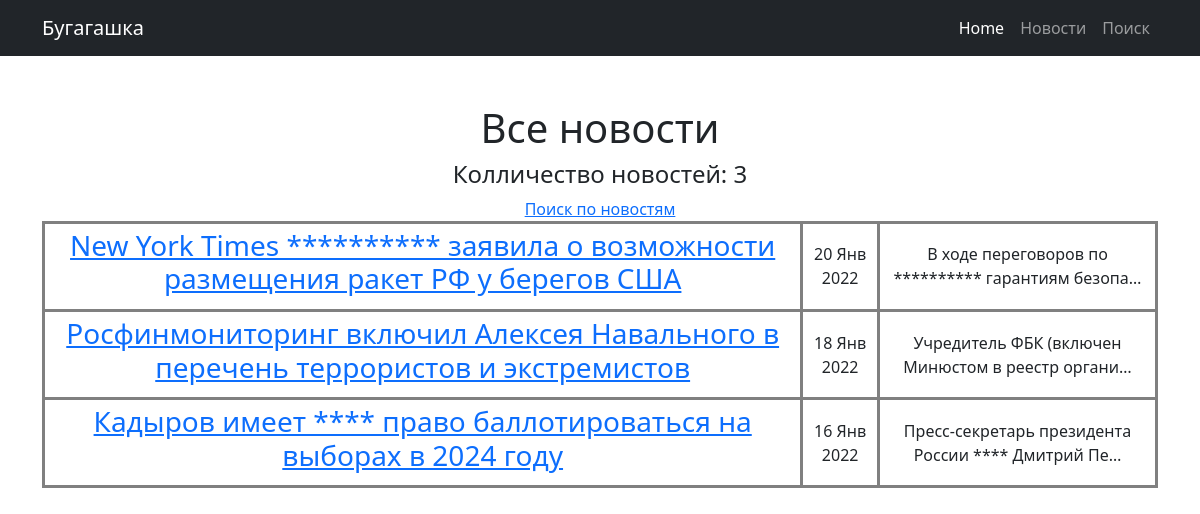
The page /news/ on the database as committed earlier.
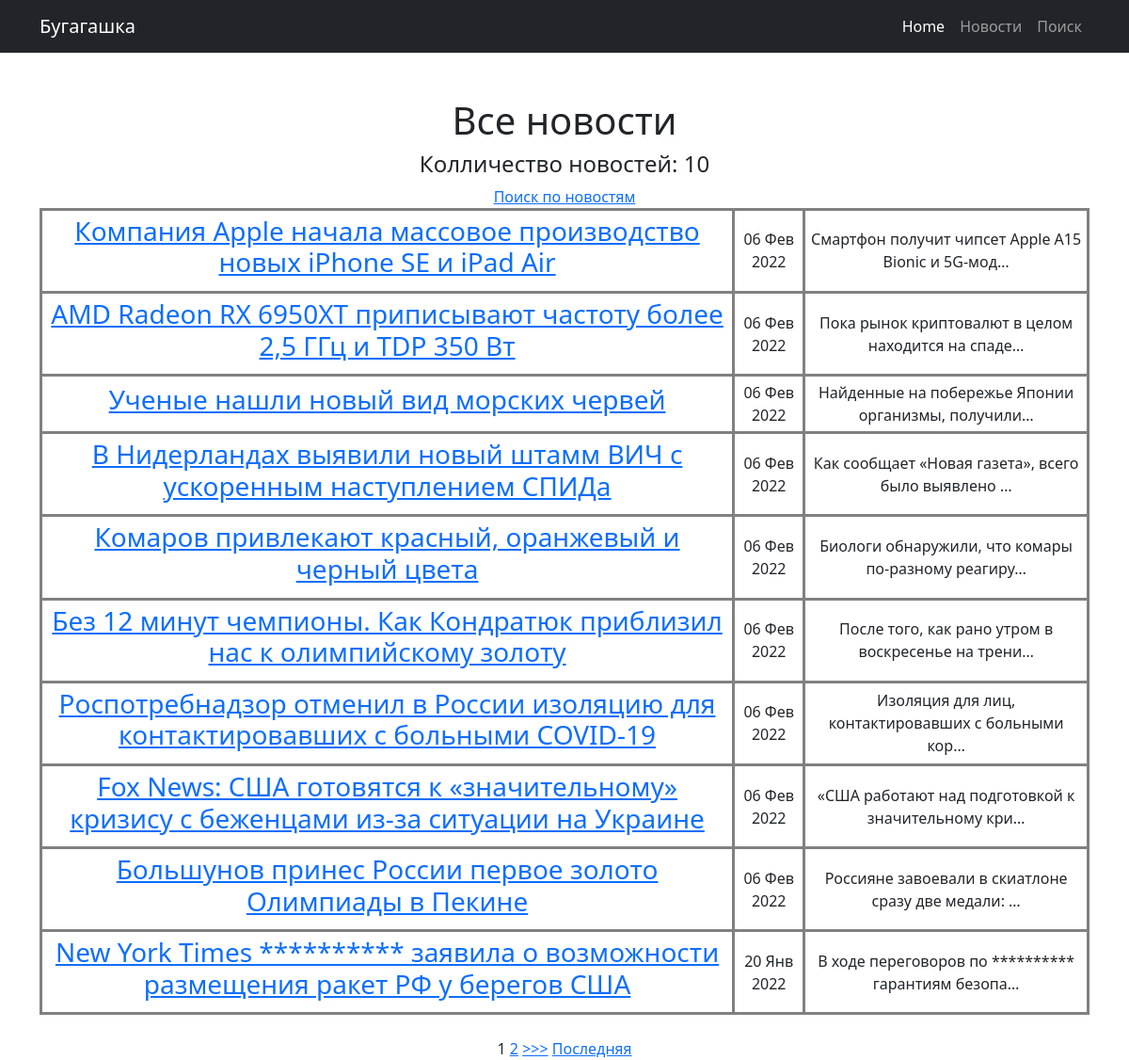
The same page on the database as committed later.
### news/models.py (models this page shows, shortened)
class Post (models.Model):
    author = models.ForeignKey(Author, on_delete=models.CASCADE)
    NEWS = 'NW'
    ARTICLE = 'AR'
    CATEGORY_CHOICE = (
        (NEWS, 'Новость'),
        (ARTICLE, 'Статья')
    )
    categoryType = models.CharField(max_length=2, choices=CATEGORY_CHOICE, default=ARTICLE)
    dateCreation = models.DateTimeField(auto_now_add=True)
    postCategory = models.ManyToManyField(Category, through='PostCategory')
    title = models.CharField(max_length=128)
    text = models.TextField()
    rating = models.SmallIntegerField(default=0)

### news/views.py (the view)
# urls.py: path('', PostList.as_view()),
class PostList(ListView):
    model = Post
    template_name = 'posts.html'
    context_object_name = 'posts'
    queryset = Post.objects.order_by('-dateCreation')
    paginate_by = 10
    def get_context_data(self, **kwargs):
        context = super().get_context_data(**kwargs)
        context['is_authors'] = self.request.user.groups.filter(name='authors').exists()
        return context

### news/templatetags/my_filters.py (called while the page is built)
@register.filter(name='Censor')
def Censor(value):
    censor_list = ['стопслово', 'стопслово2', 'стопслово3', 'стопслово1', 'тест']
    list_words = value.split()
    for i in censor_list:
        for j in list_words:
            if j == i:
                a = list_words.index(j)
                list_words.remove(j)
                list_words.insert(a, '*' * len(j))
    return ' '.join(list_words)

### templates/posts.html (shortened to what this page needs)
{% extends 'default.html' %}
{% load my_filters %}
{% block content %}
        <h1>Все новости</h1>
        <h4>Колличество новостей: {{ posts|length }}</h4>
        <a href="/news/search/">Поиск по новостям</a>
    {% if posts %}
        <table>
        {% for post in posts %}
            <tr>
                <td>
                    <h3><a href="{% url 'post' post.id %}">{{ post.title|Censor }}</a></h3>
                </td>
                <td>
                    {{ post.dateCreation|date:'d M Y' }}
                </td>
                <td>
                    {{ post.text|truncatechars:50|Censor }}
                </td>
            </tr>
        {% endfor %}
        </table>
<br>
        {% if is_paginated %}
        {% for num in page_obj.paginator.page_range %}
            {% if page_obj.number == num %}
            <a>{{ num }}</a>
            {% elif num > page_obj.number|add:'-3' and num < page_obj.number|add:'3' %}
            <a href="?page={{ num }}">{{ num }}</a>
            {% endif %}
        {% endfor %}
        {% if page_obj.has_next %}
        <a href="?page={{ page_obj.next_page_number }}">>>></a>
        <a href="?page={{ page_obj.paginator.num_pages }}">Последняя</a>
        {% endif %}
    {% endif %}
    {% else %}
        <h1>Нет новостей</h1>
    {% endif %}
{% endblock content %}

### templates/default.html (shortened to what this page needs)
<!DOCTYPE html>
<html lang="en">
    <head>
        {% load static %}
        <link href="{% static 'css/styles.css' %}" rel="stylesheet" />
    </head>
    <body>
        <nav class="navbar navbar-expand-lg navbar-dark bg-dark">
            <div class="container">
                <a class="navbar-brand" href="/">Бугагашка</a>
                <div class="collapse navbar-collapse" id="navbarSupportedContent">
                    <ul class="navbar-nav ms-auto mb-2 mb-lg-0">
                        <li class="nav-item"><a class="nav-link active" aria-current="page" href="/">Home</a></li>
                        <li class="nav-item"><a class="nav-link" href="/news/">Новости</a></li>
                        <li class="nav-item"><a class="nav-link" href="/news/search/">Поиск</a></li>
                    </ul>
                </div>
            </div>
        </nav>
        <div class="container">
            <div class="text-center mt-5">
                {% block content %}
                {% endblock content %}
            </div>
        </div>
    </body>
</html>

Rows that differ between the two databases and show on the page:
no longer on this page (row unchanged): Post: title|Censor "Росфинмониторинг включил Алексея Навального в перечень террористов и экстремистов", dateCreation "18 Янв 2022", text|Censor "Учредитель ФБК (включен Минюстом в реестр органи…"
no longer on this page (row unchanged): Post: title|Censor "Кадыров имеет **** право баллотироваться на выборах в 2024 году", dateCreation "16 Янв 2022", text|Censor "Пресс-секретарь президента России **** Дмитрий Пе…"
added Post: title|Censor "Компания Apple начала массовое производство новых iPhone SE и iPad Air", dateCreation "06 Фев 2022", text|Censor "Смартфон получит чипсет Apple A15 Bionic и 5G-мод…"
added Post: title|Censor "AMD Radeon RX 6950XT приписывают частоту более 2,5 ГГц и TDP 350 Вт", dateCreation "06 Фев 2022", text|Censor "Пока рынок криптовалют в целом находится на спаде…"
added Post: title|Censor "Ученые нашли новый вид морских червей", dateCreation "06 Фев 2022", text|Censor "Найденные на побережье Японии организмы, получили…"
added Post: title|Censor "В Нидерландах выявили новый штамм ВИЧ с ускоренным наступлением СПИДа", dateCreation "06 Фев 2022", text|Censor "Как сообщает «Новая газета», всего было выявлено …"
added Post: title|Censor "Комаров привлекают красный, оранжевый и черный цвета", dateCreation "06 Фев 2022", text|Censor "Биологи обнаружили, что комары по-разному реагиру…"
added Post: title|Censor "Без 12 минут чемпионы. Как Кондратюк приблизил нас к олимпийскому золоту", dateCreation "06 Фев 2022", text|Censor "После того, как рано утром в воскресенье на трени…"
added Post: title|Censor "Роспотребнадзор отменил в России изоляцию для контактировавших с больными COVID-19", dateCreation "06 Фев 2022", text|Censor "Изоляция для лиц, контактировавших с больными кор…"
added Post: title|Censor "Fox News: США готовятся к «значительному» кризису с беженцами из-за ситуации на Украине", dateCreation "06 Фев 2022", text|Censor "«США работают над подготовкой к значительному кри…"
added Post: title|Censor "Большунов принес России первое золото Олимпиады в Пекине", dateCreation "06 Фев 2022", text|Censor "Россияне завоевали в скиатлоне сразу две медали: …"
Other text that changed with them:
{{ posts|length }}: "3" → "10"
new list line: "1"
new list line: "2"
text now shown: ">>> Последняя"
